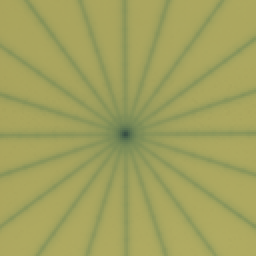
#> input picture 传统CV/data/star.png, 128 x 128 px (shown 2 times larger)
$ python '分水岭.py'
#> lines starting #> are read from the running program, lines starting #| are printed output that depends on the picture; after the words box and inside, x2 and y2 are one past the last pixel; in counts of white or black regions, pixels touching at a corner belong together
import cv2
import numpy as np
import matplotlib.pyplot as plt

# 读取图像
image = cv2.imread('../data/star.png')
#> image is the input picture: shape (128, 128, 3); mean B, G, R 93.8, 161.6, 161.3
gray = cv2.cvtColor(image, cv2.COLOR_BGR2GRAY)  # 转换为灰度图
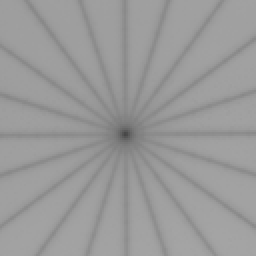
#> gray: shape (128, 128) (shown 2 times larger); min 71, max 165, mean 153.8

blurred = cv2.GaussianBlur(gray, (5, 5), 0)  # 高斯模糊

# 使用 Otsu 阈值法进行二值化
_, thresh = cv2.threshold(blurred, 0, 255, cv2.THRESH_BINARY_INV + cv2.THRESH_OTSU)
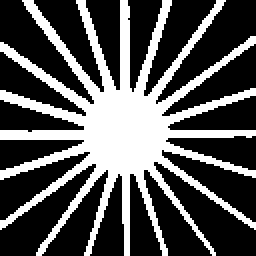
#> thresh: shape (128, 128) (shown 2 times larger); 33.5% white; 1 white region, box (x1, y1, x2, y2) and area: (0, 0, 128, 128) 5488

cv2.imshow('thresh', thresh)
cv2.waitKey(0)
cv2.destroyAllWindows()


# 进行形态学开运算，去除小的噪声点
kernel = np.ones((3, 3), np.uint8)
opening = cv2.morphologyEx(thresh, cv2.MORPH_OPEN, kernel, iterations=2)
#> opening: shape (128, 128); 12.6% white; 6 white regions (3 under 20 px), largest, box (x1, y1, x2, y2) and area: (16, 10, 85, 89) 1920, (0, 65, 14, 70) 70, (60, 3, 65, 9) 30

sure_bg = cv2.dilate(opening, kernel, iterations=3)  # 膨胀
#> sure_bg: shape (128, 128); 20.2% white; 4 white regions, box (x1, y1, x2, y2) and area: (0, 0, 88, 92) 3104, (9, 0, 20, 6) 66, (78, 0, 89, 6) 66, (0, 42, 6, 53) 66

# 确定前景区域
dist_transform = cv2.distanceTransform(opening, cv2.DIST_L2, 5)
_, sure_fg = cv2.threshold(dist_transform, 0.7 * dist_transform.max(), 255, 0)
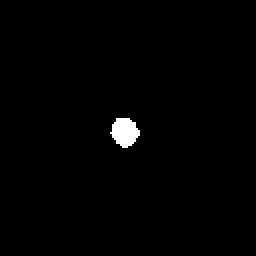
#> sure_fg: shape (128, 128) float32 (shown 2 times larger); 0.96% white; 1 white region, box (x1, y1, x2, y2) and area: (55, 59, 70, 74) 158

# 找到未知区域
sure_fg = np.uint8(sure_fg)
unknown = cv2.subtract(sure_bg, sure_fg)
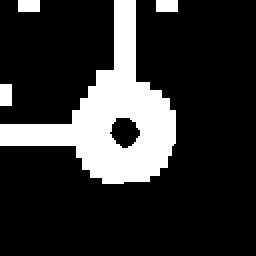
#> unknown: shape (128, 128) (shown 2 times larger); 19.2% white; 4 white regions, box (x1, y1, x2, y2) and area: (0, 0, 88, 92) 2946, (9, 0, 20, 6) 66, (78, 0, 89, 6) 66, (0, 42, 6, 53) 66

# 标记连通区域
_, markers = cv2.connectedComponents(sure_fg)

# 所有标记加 1，确保背景标记为 1
markers = markers + 1

# 将未知区域标记为 0
markers[unknown == 255] = 0
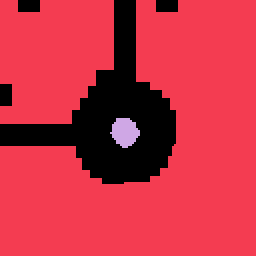
#> markers: shape (128, 128) int32 (shown 2 times larger); 3 distinct labels, from 0 to 2; one colour per label, 0 black

# 应用分水岭算法
markers = cv2.watershed(image, markers)
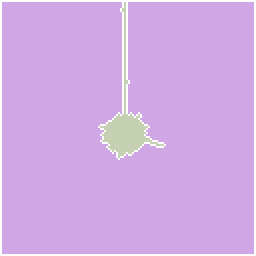
#> markers: shape (128, 128) int32 (shown 2 times larger); 3 distinct labels, from -1 to 2; one colour per label, 0 black, -1 white
image[markers == -1] = [0, 0, 255]  # 将分水岭线标记为红色
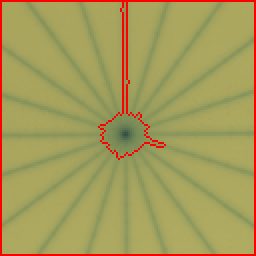
#> image: shape (128, 128, 3) (shown 2 times larger); 4.29% of pixels changed, all inside (x1, y1, x2, y2) = (0, 0, 128, 128)

# 显示结果
plt.imshow(cv2.cvtColor(image, cv2.COLOR_BGR2RGB))
plt.show()
